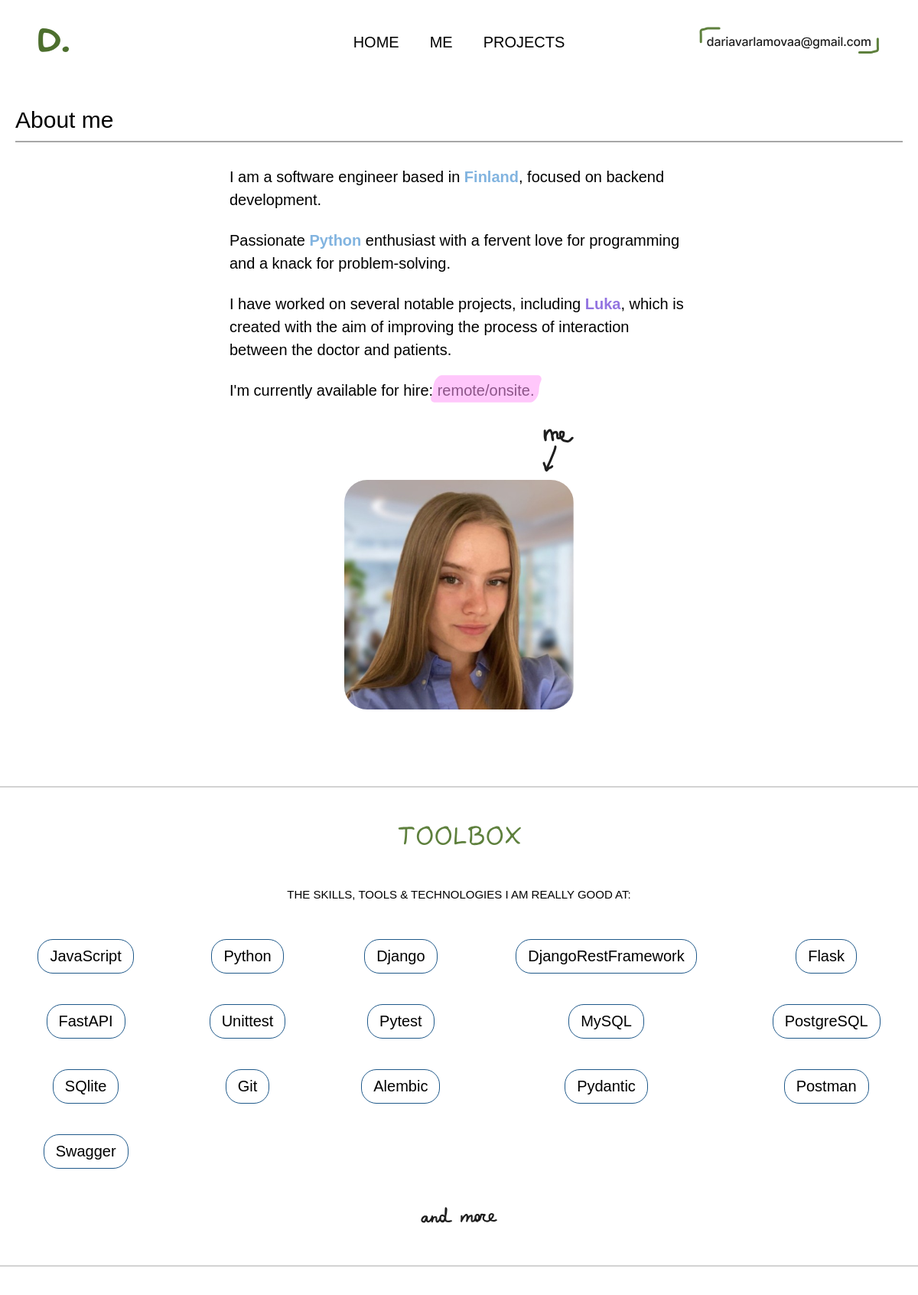
/me (upper part), run on an earlier commit of the app's database.
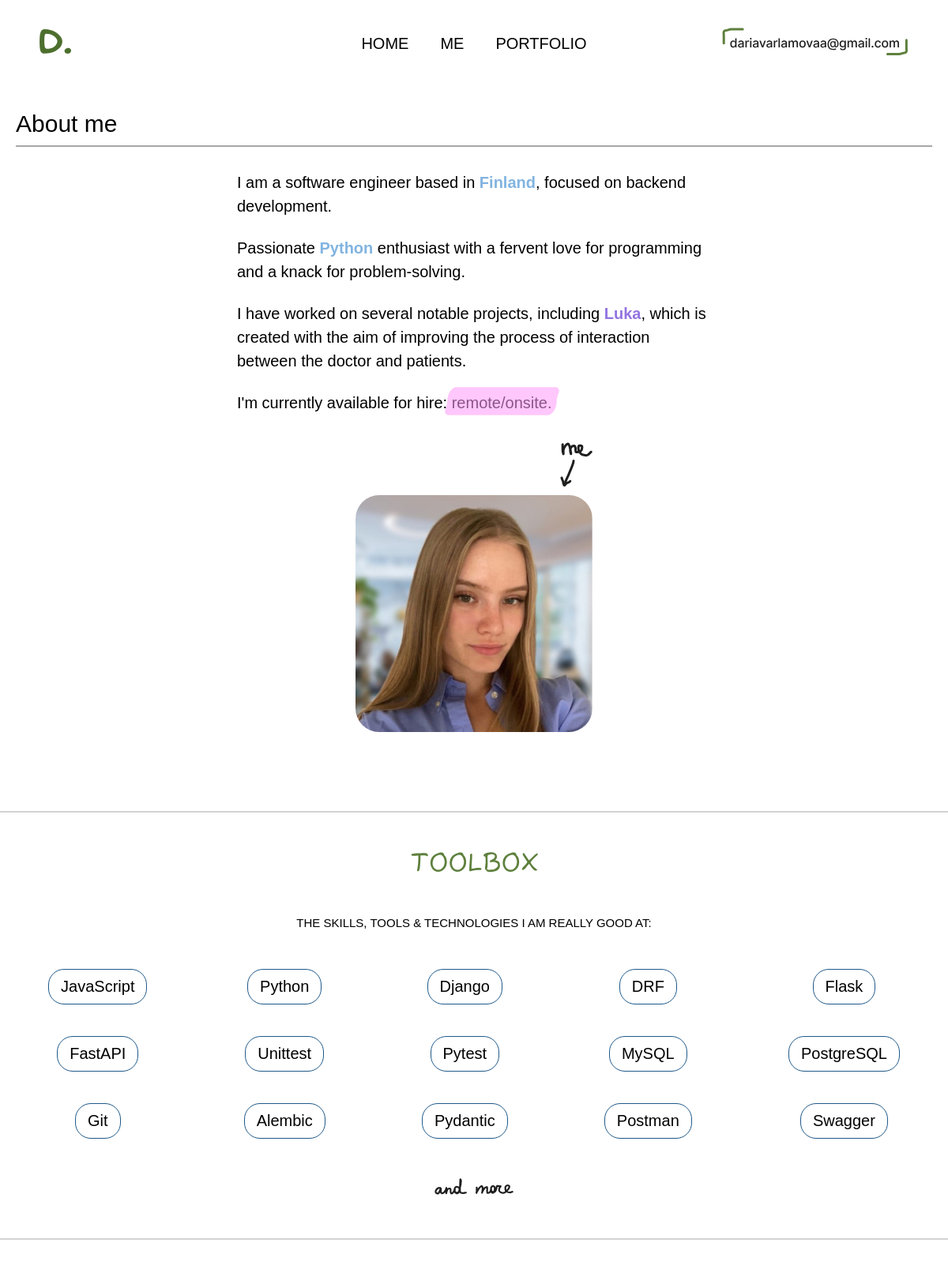
And on a later commit of the database.
### tables this page shows
CREATE TABLE menu(
id INTEGER PRIMARY KEY AUTOINCREMENT,
title TEXT NOT NULL,
url TEXT NOT NULL
);

CREATE TABLE tools(
id INTEGER PRIMARY KEY AUTOINCREMENT,
title TEXT NOT NULL,
category TEXT NOT NULL
);

### main.py (the view)
@app.route('/me', methods=['GET'])
def me():
    connection = connect_db()
    db = DataBase(connection)
    return render_template('me.html', title='me', menu=db.get_menu(), tools=db.get_tools())

### Database.py (called while the page is built)
    def _get_objects(self, table, *args):
        try:
            columns = ', '.join(args)
            self.__cur.execute(f'SELECT {columns} FROM {table}')
            res = self.__cur.fetchall()
            if res:
                return res
        except IOError:
            print('Error while connecting to database')
        return []

    def get_menu(self):
        return self._get_objects('menu', 'title', 'url')

    def get_tools(self):
        tools = self._get_objects('tools', 'title')
        return tools

### main.py (called while the page is built)
def connect_db():
    con = sqlite3.connect(app.config['DATABASE'])
    con.row_factory = sqlite3.Row
    return con

### templates/me.html (shortened to what this page needs)
{% extends 'base.html' %}
{% block css %}
<link rel="stylesheet" href="{{ url_for ('static', filename='css/me.css') }}">
<link rel="stylesheet" href="{{ url_for ('static', filename='css/media_me.css') }}">
{% endblock %}
{% block content %}
<section class="info-about">
    <div class="about container">
        <div class="about-top">
            <h1 class="about-me-h1">About me</h1>
            <div class="line-about line" style="opacity: 1; width: 100%;"></div>
        </div>
        <div class="banners-about">
            <div class="about-picture">
                <img src="{{ url_for ('static', filename='images/me-arrow.svg') }}" alt="me :D">
                <img class="my-pic" src="{{ url_for ('static', filename='images/me.jpeg') }}" alt="Coding girl">
            </div>
            <div class="about-me">
                <p>I am a software engineer based in <strong class="strong-word blue">Finland</strong>, focused on
                    backend development.</p>
                <br>
                <p>Passionate <strong class="strong-word blue">Python</strong> enthusiast with a fervent love for
                    programming and a knack for problem-solving.
                </p>
                <br>
                <p>I have worked on several notable projects, including <strong class="strong-word violet">Luka</strong>,
                    which is
                    created with the aim of improving the process of interaction between the doctor and patients.</p>
                <br>
                <div class="current-situation">
                    <p>I'm currently available for hire: <span class="job-place">remote/onsite</span>.
                    </p>
                    <img class="highlight" src="{{ url_for ('static', filename='images/highlight.svg') }}"
                         alt="highlight">
                </div>
            </div>
        </div>
        <hr class="horizontal-line">
        <div class="toolbox">
            <div class="toolbox-image">
                <img class="toolbox-img" src="{{ url_for ('static', filename='images/toolbox.svg') }}" alt="toolbox">
            </div>
            <p class="tools-sentence sentence-me">The skills, tools & technologies I am really good at:</p>
            <div class="tools">
                {% for tool in tools %}
                <p class="one-tool">{{ tool.title }}</p>
                {% endfor %}
            </div>
            <div class="and-more">
                <img class="and-more-img" src="{{ url_for ('static', filename='images/and-more.svg') }}" alt="and more">
            </div>
        </div>
        <hr class="horizontal-line">
    </div>
</section>
{% endblock content %}

### templates/base.html (shortened to what this page needs)
<!DOCTYPE html>
<html lang="en">
<head>
    <link href="{{ url_for('static', filename='css/base.css') }}" rel="stylesheet" type="text/css">
    <link href="{{ url_for('static', filename='css/media_base.css') }}" rel="stylesheet" type="text/css">
    {% block css %} {% endblock %}
</head>
<body>
{% block header %}
<header class="header-menu">
    <div class="header-container">
        <div class="all-header-components">
            <div class="logo">
                <a href="{{ url_for ('home') }}">
                    <img src="{{ url_for ('static', filename='images/D.svg') }}" alt="logo">
                </a>
            </div>
            <div class="menu-nav">
                {% for m in menu %}
                <a class="menu-nav-item" href="{{ m.url }}">{{ m.title }}</a>
                {% endfor %}
            </div>
            <div class="mail-image">
                <a href="mailto: dariavarlamovaa@gmail.com"
                   class="my-email"><img src="{{ url_for ('static', filename='images/my-mail.svg') }}" alt="mail"></a>
            </div>
        </div>
    </div>
</header>
{% endblock header %}
<main>
    {% block content %}
    {% endblock content %}
</main>
</body>
</html>

### static/css/base.css (style rules this page uses)
html { height: 100%; }
body { min-height: 100vh; display: flex; flex-direction: column; font-family: "Helvetica", "Open-Sans", sans-serif; font-weight: 200; font-size: 20px; color: #000000; background-color: #FFFFFF; margin: 0; padding: 0; }
main { flex: 1; }
a { text-decoration: none; color: #000000 }
h1, h2, h3, p { margin: 0; }
h1 { font-weight: 200; }
.container { max-width: 1240px; min-width: 280px; margin: 0 auto; box-sizing: border-box; }
.header-menu { background-color: #FFFFFF; }
.all-header-components { display: flex; align-items: center; justify-content: space-between; padding: 35px 50px; max-width: 1240px; margin: 0 auto; }
.logo { flex: 1; }
.logo img { max-width: 40px; }
.menu-nav { display: flex; justify-content: center; line-height: 0; flex: 2; }
.menu-nav-item { background: transparent; cursor: pointer; border: 0; padding: 0 20px; font-size: 20px; text-transform: uppercase; }
.mail-image { flex: 1; display: flex; justify-content: flex-end; transition: all .5s ease-out 0s !important; }
.horizontal-line { border: 0.1px solid #d3d3d3; margin-top: 50px; margin-bottom: 50px; }
.line { align-self: center; border-top: 2px solid #a7a7a7; height: 0; }

### static/css/me.css (style rules this page uses)
.about-top { display: grid; flex-direction: row; grid-template-columns: 15% 85%; padding: 30px 0; }
.banners-about { display: flex; justify-content: space-evenly; align-items: flex-end; margin-bottom: 100px; }
.about-picture { display: flex; flex-direction: column; align-items: flex-end; gap: 10px; }
.my-pic { max-width: 300px; border-radius: 30px; }
.about-me { max-width: 600px; display: flex; justify-content: space-around; flex-direction: column; position: relative; }
.about-me p { font-size: 20px; line-height: 1.5; }
.blue { color: #82B4E0; }
.violet { color: #9374e1; }
.current-situation { position: relative; }
.highlight { position: absolute; bottom: -3px; right: 32%; }
.toolbox, .experience, .education { display: flex; flex-direction: column; gap: 50px; }
.toolbox, .experience-picture, .education-picture { text-align: center; }
.and-more-img { max-width: 100px; }
.sentence-me { text-transform: uppercase; margin: 0 auto; font-size: 15px; text-align: center; }
.tools { display: grid; grid-template-columns: auto auto auto auto auto; grid-row-gap: 40px; place-items: center; }
.one-tool { border: 1px solid #1F598A; max-width: max-content; border-radius: 20px; padding: 10px 15px; transition: all .5s ease 0s !important; }

### static/css/media_me.css (style rules this page uses)
@media screen and (max-width: 1280px) { .about-top { padding: 30px 20px; grid-template-columns: none; gap: 10px; } }
@media screen and (max-width: 1280px) { .banners-about { flex-direction: column-reverse; align-items: center; gap: 35px; } }

What changed in the data, as far as the page shows it:
removed menu: title "PROJECTS"
removed tools: title "SQlite"
added menu: title "PORTFOLIO"
changed tools: title "DjangoRestFramework" → "DRF"
